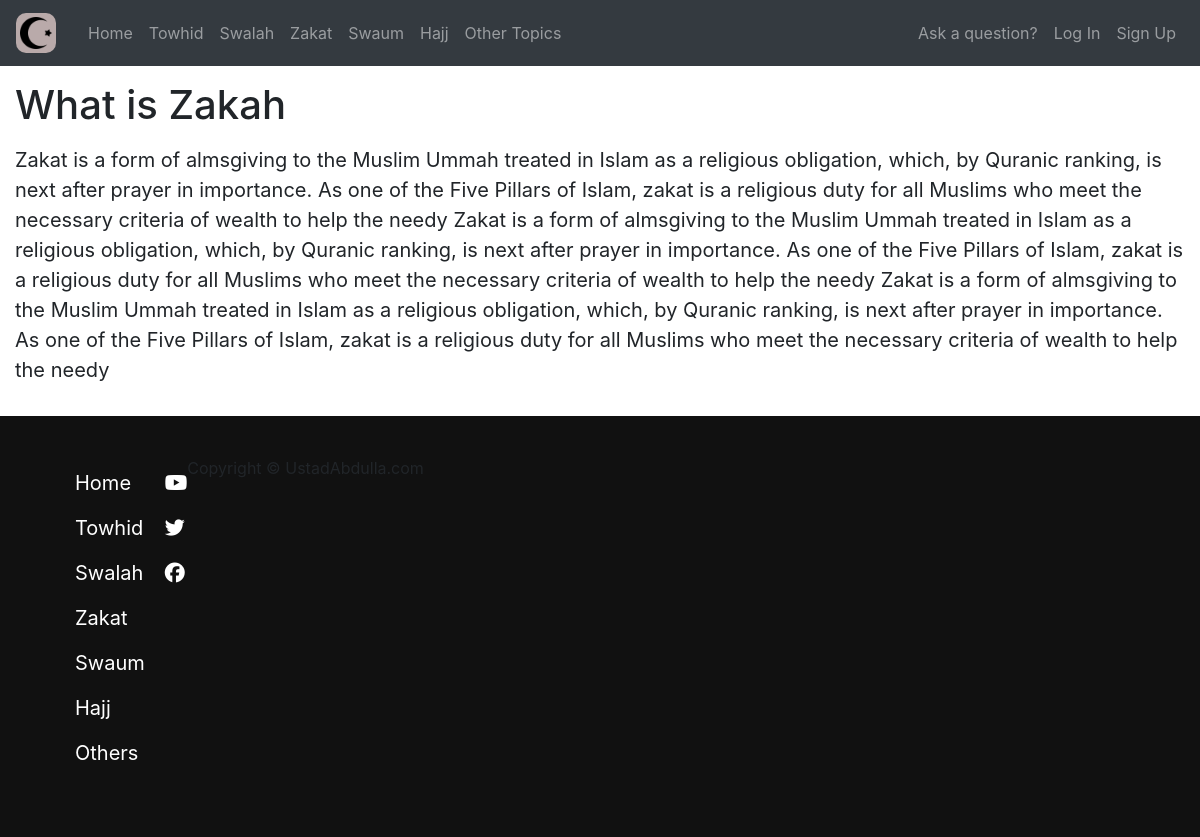
Page /home/zakat/what-is-zakah/ on the committed database.
### home/models.py (models this page shows, shortened)
class Zakat_Posts(models.Model):
    title = models.CharField(max_length=50)
    slug = models.SlugField(null=True)
    content = models.TextField()
    date_posted = models.DateTimeField(default=timezone.now)

### home/views.py (the view)
# urls.py: path('zakat/<slug:my_slug>/', views.zakat_detail, name='zakat-details'),
def zakat_detail(request, my_slug):
     zakat = Zakat_Posts.objects.get(slug=my_slug)
     my_context = {
          'zakat': zakat
     }
     return render(request, 'home/zakat-detail.html', my_context)

### home/templates/home/zakat-detail.html
{% extends 'base.html' %}
{% block content %}
<div class="paragraphs">
      <h1>{{ zakat.title }}</h1>
      <p>{{ zakat.content|linebreaks }}</p>
</div>
{% endblock content %}

### static/base.css (style rules this page uses)
* { margin: 0; padding: 0; }
body { font-family: 'PT Sans', sans-serif, 'Roboto'; }
.paragraphs { font-size: 20px; padding: 15px; }

### rows in the picture
Zakat_Posts: title "What is Zakah", content "Zakat is a form of almsgiving to the Muslim Ummah treated in Islam as a religious obligation, which, by Quranic ranking, is next after prayer in importance. As one of the Five Pillars of Islam, zakat is a religious duty for all Muslims who meet the necessary criteria of wealth to help the needy Zakat is a form of almsgiving to the Muslim Ummah treated in Islam as a religious obligation, which, by Quranic ranking, is next after prayer in importance. As one of the Five Pillars of Islam, zakat is a religious duty for all Muslims who meet the necessary criteria of wealth to help the needy Zakat is a form of almsgiving to the Muslim Ummah treated in Islam as a religious obligation, which, by…"
